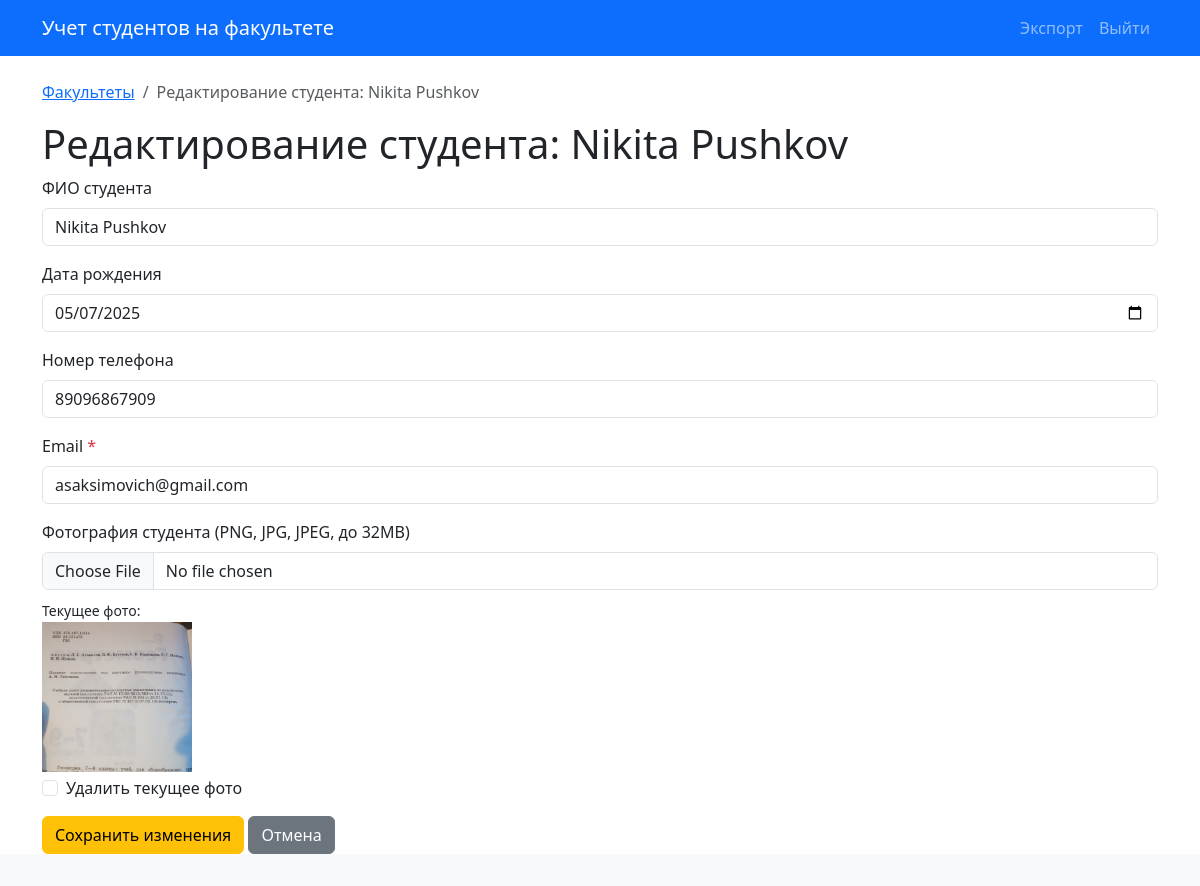
Page /students/2/edit on the committed database.
### app/models.py (models this page shows, shortened)
class Student(db.Model):
    id = db.Column(db.Integer, primary_key=True)
    full_name = db.Column(db.String(100), nullable=False)
    date_of_birth = db.Column(db.Date, nullable=False)
    phone_number = db.Column(db.String(32), nullable=False)
    email = db.Column(db.String(128), nullable=False, unique=True)
    group_id = db.Column(db.Integer, db.ForeignKey('group.id'), nullable=False)
    photo_filename = db.Column(db.String(255), nullable=True)

### app/routes/students.py (the view, shortened to what this page needs)
@students_bp.route('/<int:student_id>/edit', methods=['GET', 'POST'])
def edit_student(student_id):
    student_to_edit = Student.query.get_or_404(student_id)
    group = student_to_edit.group # Получаем группу студента для хлебных крошек и т.д.
    return render_template('students/create_edit.html', student=student_to_edit, group=group, form_action=url_for('.edit_student', student_id=student_id), form_title=f"Редактирование студента: {student_to_edit.full_name}")

### app/templates/students/create_edit.html (shortened to what this page needs)
{% extends "base.html" %}
{% block content %}
    <nav aria-label="breadcrumb">
        <ol class="breadcrumb">
            <li class="breadcrumb-item"><a href="{{ url_for('faculties.list_faculties') }}">Факультеты</a></li>
            <li class="breadcrumb-item active" aria-current="page">{{ form_title }}</li>
        </ol>
    </nav>
    <h1>{{ form_title }}</h1>
    <form method="POST" action="{{ form_action }}" id="studentForm" enctype="multipart/form-data">
        <div class="mb-3">
            <label for="full_name" class="form-label">ФИО студента</label>
            <input type="text" class="form-control" id="full_name" name="full_name" value="{{ student.full_name if student else '' }}" required>
        </div>
        <div class="mb-3">
            <label for="date_of_birth" class="form-label">Дата рождения</label>
            <input type="date" class="form-control" id="date_of_birth" name="date_of_birth" value="{{ student.date_of_birth.strftime('%Y-%m-%d') if student and student.date_of_birth else '' }}" required>
        </div>
        <div class="mb-3">
            <label for="phone_number" class="form-label">Номер телефона</label>
            <input type="tel" class="form-control" id="phone_number" name="phone_number" value="{{ student.phone_number if student else '' }}" required>
        </div>
        <div class="mb-3">
            <label for="email" class="form-label">Email <span class="text-danger">*</span></label>
            <input type="email" class="form-control" id="email" name="email" value="{{ student.email if student else (submitted_form_data.email if submitted_form_data else '') }}" required>
        </div>
        <div class="mb-3">
            <label for="photo" class="form-label">Фотография студента (PNG, JPG, JPEG, до 32MB)</label>
            <input class="form-control" type="file" id="photo" name="photo" accept=".png,.jpg,.jpeg">
            {% if student and student.photo_filename %}
                <div class="mt-2">
                    <small>Текущее фото:</small><br>
                    <img src="{{ url_for('static', filename='uploads/student_photos/' + student.photo_filename) }}" alt="Фото студента" style="max-width: 150px; max-height: 150px; object-fit: cover;">
                    <div class="form-check mt-1">
                        <input class="form-check-input" type="checkbox" name="delete_photo" id="delete_photo">
                        <label class="form-check-label" for="delete_photo">
                            Удалить текущее фото
                        </label>
                    </div>
                </div>
            {% endif %}
        </div>
        {% if student and student.id %}
            <button type="button" class="btn btn-warning" data-bs-toggle="modal" data-bs-target="#confirmSaveStudentModal">Сохранить изменения</button>
        {% else %}
            <button type="submit" class="btn btn-primary">Создать студента</button>
        {% endif %}
        {% if group %}
            <a href="{{ url_for('group_students.list_students_in_group', group_id=group.id) }}" class="btn btn-secondary">Отмена</a>
        {% else %}
             <a href="{{ url_for('faculties.list_faculties') }}" class="btn btn-secondary">Отмена</a>
        {% endif %}
    </form>
{% endblock %}

### rows in the picture
Student: full_name "Nikita Pushkov", date_of_birth "05/07/2025", phone_number "89096867909", email "asaksimovich@gmail.com", photo_filename (picture)
